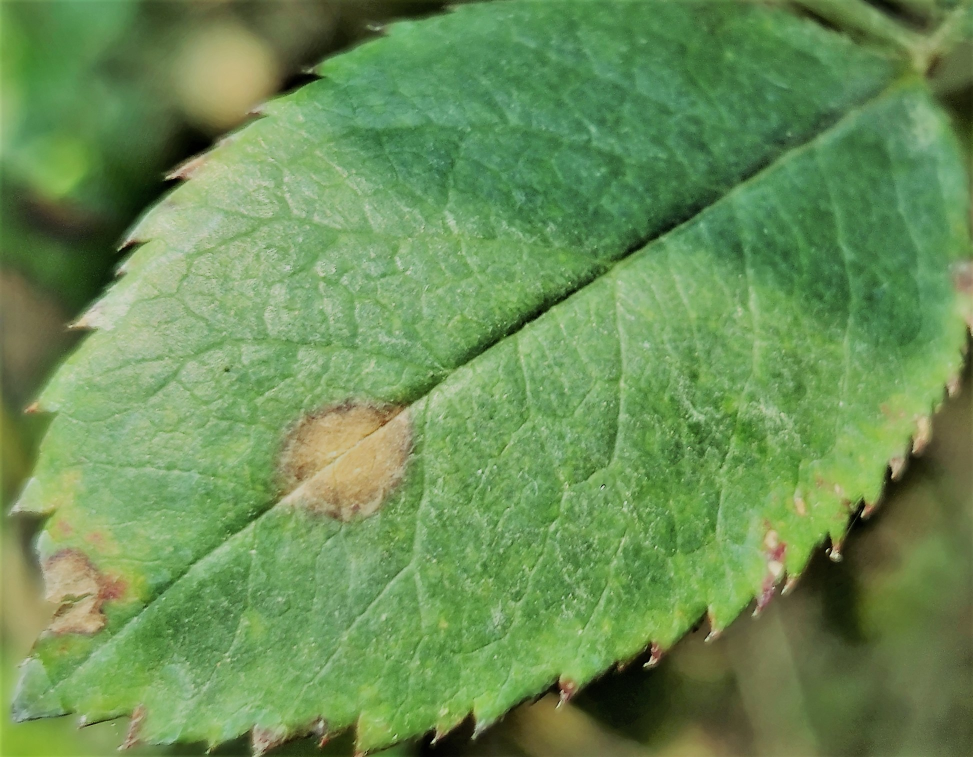
#> input picture Original Dataset/Black Spot/Black Spot (105).jpg, 1946 x 1514 px, found by its file name (shown at 1/2 size); its folder holds only this picture in this run
$ jupyter execute --allow-errors data_preprocessing.ipynb
#> lines starting #> are read from the running program, lines starting #| are printed output that depends on the picture
# Data Preprocessing

[cell 1]
import os
import numpy as np
import matplotlib.pyplot as plt
from PIL import Image
import seaborn as sns

[cell 2]
dataset_path = "..\Original Dataset"

categories = ["Black Spot", "Downy Mildew", "Fresh Leaf"]

IMG_SIZE = (256, 256)

X = []
y = []
image_sizes = []

[cell 3]
def preprocess_image(img_path, target_size=(256, 256)):
    """Load an image, resize it, and normalize pixel values."""
#> called with target_size = (256, 256)
    img = Image.open(img_path).convert("RGB")
#> img is the input picture: PIL image 1946x1514 RGB; mean R, G, B 106.9, 143, 85.3
    original_size = img.size
#> original_size = (1946, 1514)
    img = img.resize(target_size)
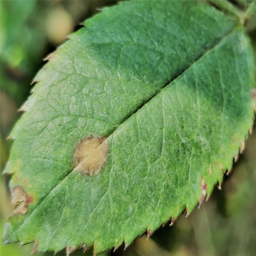
#> img: PIL image 256x256 RGB; mean R, G, B 106.8, 143, 85.3
    img_array = np.array(img) / 255.0
#> pass 2 of the loop `for category in categories:`:
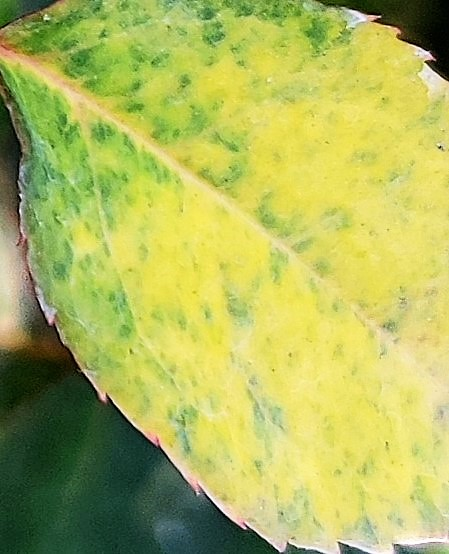
#> input picture Original Dataset/Downy Mildew/Downy Mildew  (102).jpg, 449 x 554 px, found by its file name
#> in preprocess_image, img is the input picture: PIL image 449x554 RGB; mean R, G, B 175.8, 184.2, 92.8
#> in preprocess_image (call 2), `img = img.resize(target_size)`:
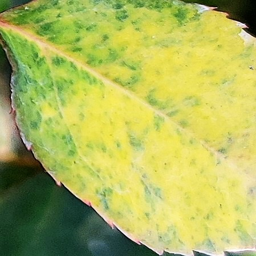
#> img: PIL image 256x256 RGB; mean R, G, B 175.8, 184.2, 92.9
#> `img_array, original_size = preprocess_image(img_path, IMG_SIZE)`: original_size = (449, 554)
    return img_array, original_size

#> (a cell that did not finish here is left out)

[cell 5]
X = np.array(X, dtype=np.float32)
y = np.array(y, dtype=np.int32)

[cell 6]
# demonstration of resized images from the dataset
num_samples = 5
#> (the rest of this cell did not finish here and is left out)

# Histogram Visualization of Image Sizes

[cell 7]
orig_widths, orig_heights = zip(*image_sizes)
#> orig_widths = (1946, 449); orig_heights = (1514, 554)

plt.figure(figsize=(12, 5))

plt.subplot(1, 2, 1)
sns.histplot(orig_widths, color="blue", label="Original Width", kde=True)
sns.histplot(orig_heights, color="red", label="Original Height", kde=True)
plt.xlabel("Pixels")
plt.ylabel("Count")
plt.title("Original Image Size Distribution")
plt.legend()

plt.subplot(1, 2, 2)
plt.bar(["Width", "Height"], [IMG_SIZE[0], IMG_SIZE[1]], color=["blue", "red"])
plt.ylim(0, max(orig_widths + orig_heights))
plt.title("New Standardized Size (256x256)")

plt.show()
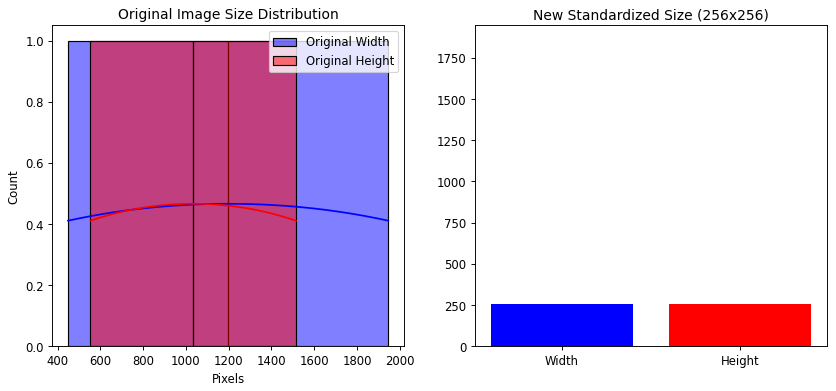
#> figure drawn by matplotlib, 2 panels; panel 1: curve peaks at x = 1193.7, y = 0.466; panel 1: curve peaks at x = 1036.4, y = 0.466
